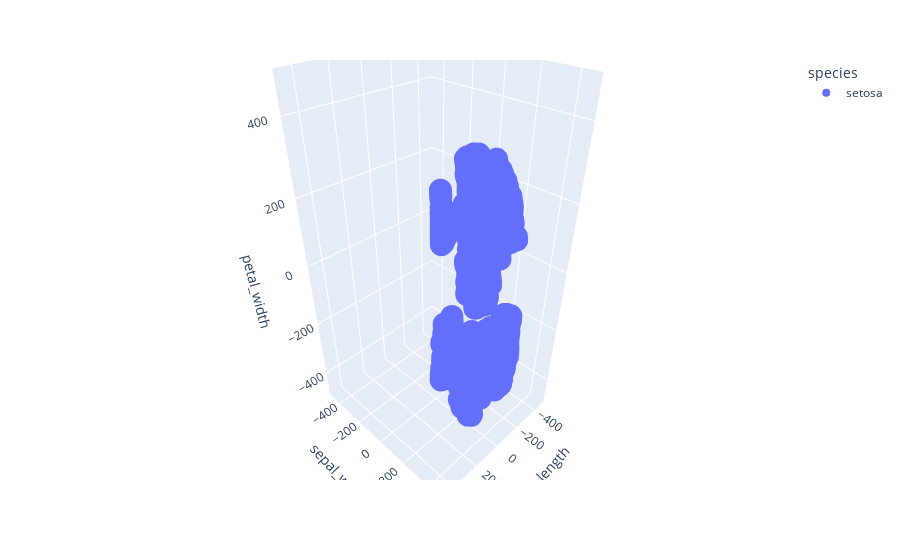

Notebook code for this chart:
### Code cell
import numpy as np
import plotly.express as px
import pandas as pd
import serial
import time
from enum import Enum
import json
from radar_configuration import Radar
from threading import Thread

stepAngle = 0.45

scanningLowerStepSize = 1
scanningUpperStepSize = 1

maxAngleUpper = 45
maxStepsOfUpper = maxAngleUpper/(stepAngle*scanningUpperStepSize)

maxAngleLower = 45
maxStepsOfLower = maxAngleLower/(stepAngle*scanningLowerStepSize)

calibrateLowerStepSize = 10
calibrateLowerTotalStepsCount = 20



configuration_file = open('configuration.json',)
configuration_json = json.load(configuration_file)
arduino_port = configuration_json["ARDUINO_PORT"]


class Motors(Enum):
    LOWER = 'l'
    UPPER = 'u'


class Direction(Enum):
    POSITIVE = 1
    NEGATIVE = -1



radar = Radar()
global_distance = -1
def get_readings_thread():
    global global_distance
    while(True):
        global_distance = radar.get_median_distance(3)
        print("global distance = ",global_distance)


def set_up():
    arduino = serial.Serial()
    arduino.baudrate = 9600
    arduino.port = arduino_port
    arduino.open()
    print(arduino.is_open)
    print(arduino.readline())
    return arduino


"""
if face was found return the direction of the lower motor 
else return none
"""


def calibrateLower():    
    detect = False
    count = 0
    # looping until face is found or rotated 90 degrees to the right
    while(count < calibrateLowerTotalStepsCount):
        moveMotor(Motors.LOWER.value, calibrateLowerStepSize,
                  Direction.POSITIVE.value)
        count += 1
        result = radar.get_median_distance(1) 
        if result != -1:
            detect = True
                 
        if(detect):
            return Direction.POSITIVE.value  # return that a face is found when rotating right
    moveMotor(Motors.LOWER.value, calibrateLowerStepSize *
              calibrateLowerTotalStepsCount, Direction.NEGATIVE.value)
    count = 0
    # looping until face is found or rotated 90 degrees to the left
    while(not detect and count > -1 * calibrateLowerTotalStepsCount):
        moveMotor(Motors.LOWER.value, calibrateLowerStepSize,
                  Direction.NEGATIVE.value)
        count -= 1
        result = radar.get_median_distance(1) 
        if result != -1:
            detect = True
        if(detect):
            return Direction.NEGATIVE.value  # return that a face is found when rotating left
    return None


"""
Moves motor in arduino
motor --> can be either 'l' for lower motor 
          or  'u' for upper motor
stepSize --> (integer) number of steps that the motor will move (step = 0.45 angle)
direction -->  either -1 or 1 
"""


def moveMotor(motor: Motors, stepSize, direction: Direction):
    txt = motor + str(direction * stepSize) + "$"
    arduino.write(bytes(txt, 'utf-8'))
    time.sleep(.1)
    arduino.readline()


def scanFace(lowerDirection):
    global global_distance
    upperDirection = False
    
    moveU = True
    moveL = True
    uCounter = 0
    lCounter = 0
    count = 0
    dResult =[]
    uResult = []
    lResult = []
    while(moveL):

        while(moveU):
            if(upperDirection):
                moveMotor(Motors.UPPER.value, scanningUpperStepSize,
                          Direction.POSITIVE.value)
                uCounter += 1
                count+=1
            else:
                moveMotor(Motors.UPPER.value, scanningUpperStepSize,
                          Direction.NEGATIVE.value)
                uCounter -= 1
                count+=1
            
            distance = global_distance
            print("######################################")
            print("upperMoter.distance = ",distance)
            print("upperMoter.count = ",count)
            print("upperMoter.uCounter = ",uCounter)
            print("upperMoter.lCounter = ",lCounter)
            print("######################################")
            if (distance != -1):
                dResult.append(distance)
                uResult.append((uCounter * 0.45*np.pi)/180)
                lResult.append((lCounter * 0.45*np.pi)/180)
            # if distance >= min_distance and distance <= max_distance:
            #     detect = True
            #     print(distance)
            #     moveU = True
            # else:
            #     moveU = False
            print("upperMoter.count = ",count)
            if count == maxStepsOfUpper:
                moveU = False
                count = 0
        moveU = True
        upperDirection = not upperDirection
        # if(upperDirection):
        #     moveMotor(Motors.UPPER.value, scanningUpperStepSize,
        #               Direction.POSITIVE.value)
        #     uCounter += 1
        # else:
        #     moveMotor(Motors.UPPER.value, scanningUpperStepSize,
        #               Direction.NEGATIVE.value)
        #     uCounter -= 1

        moveMotor(Motors.LOWER.value, scanningLowerStepSize, lowerDirection)
        lCounter += 1
        distance = global_distance
        if (distance != -1):
            dResult.append(distance)
            uResult.append((uCounter * 0.45*np.pi)/180)
            lResult.append((lCounter * 0.45*np.pi)/180)
        if lCounter == maxStepsOfLower:
            moveL = False
        # if distance >= min_distance and distance <= max_distance:
        #     detect = True
        #     print(distance)
        #     moveL = True
        # else:
        #     moveL = False
        #     print("noooooooooooooooooooo")
        #     print(distance)
        #     print("noooooooooooooooooooo")

    return dResult,uResult,lResult

def move_with_keyboard ():
    val = ""
    while val != "e":
        val = input("Enter your value: ") 
        if (val == "a"):
            moveMotor(Motors.LOWER.value, scanningLowerStepSize, Direction.POSITIVE.value)
        elif (val == "d"):
            moveMotor(Motors.LOWER.value, scanningLowerStepSize, Direction.NEGATIVE.value)
        elif (val == "w"):
            moveMotor(Motors.UPPER.value, scanningUpperStepSize, Direction.NEGATIVE.value)
        elif (val == "s"):
            moveMotor(Motors.UPPER.value, scanningUpperStepSize, Direction.POSITIVE.value)
if __name__ == "__main__":
    

    arduino = set_up()
    # setting upp arduino ports
    t1 = Thread(target=get_readings_thread,daemon=False)
    t1.start()
    #move_with_keyboard ()
   

    # moves the sensor in lower direction (XY plane) until the face is found
    
    # lowerDirection = calibrateLower()
    lowerDirection = 1
    dist = []
    uAngel =[]
    lAngel = []
    if(lowerDirection is None):
        moveMotor(Motors.LOWER.value, maxStepsOfLower,
                  Direction.POSITIVE.value)
    else:
        dist,uAngel,lAngel = scanFace(lowerDirection)
    
        x , y , z = np.array(dist)*np.cos(uAngel)*np.sin(lAngel) , np.array(dist)*np.cos(uAngel)*np.cos(lAngel) , np.array(dist)*np.sin(uAngel)
        print(x)
        print(y)
        print(z)

        my_sample_x = np.array(x)
        my_sample_y = np.array(y)
        my_sample_z = np.array(z)
        
        cat_g = ['setosa']
        sample_cat = [cat_g[np.random.randint(0,1)] for i in range (len(my_sample_z))]

        df = pd.DataFrame(my_sample_x,columns=['sepal_length'])
        df['sepal_width'] = my_sample_y
        df['petal_width'] = my_sample_z
        df['species'] = sample_cat
        df.head()
        fig = px.scatter_3d(df, x='sepal_length', y='sepal_width', z='petal_width',
                color='species',range_x = [-500,500],range_y = [-500,500],range_z=[-500,500])
        fig.show()

### Figure 1 — Plotly figure (JSON) as saved in the notebook; plotly's stock layout.template omitted (floating-point values rounded to 4 significant figures; data arrays with more than 128 entries replaced by an {"elided": "..."} marker saying what was removed)
{"data": [{"hovertemplate": "species=setosa<br>sepal_length=%{x}<br>sepal_width=%{y}<br>petal_width=%{z}<extra></extra>", "legendgroup": "setosa", "marker": {"color": "#636efa", "symbol": "circle"}, "mode": "markers", "name": "setosa", "scene": "scene", "showlegend": true, "type": "scatter3d", "x": {"elided": "6314 float values"}, "y": {"elided": "6314 float values"}, "z": {"elided": "6314 float values"}}], "layout": {"legend": {"title": {"text": "species"}, "tracegroupgap": 0}, "margin": {"t": 60}, "scene": {"domain": {"x": [0, 1], "y": [0, 1]}, "xaxis": {"range": [-500, 500], "title": {"text": "sepal_length"}}, "yaxis": {"range": [-500, 500], "title": {"text": "sepal_width"}}, "zaxis": {"range": [-500, 500], "title": {"text": "petal_width"}}}}}
